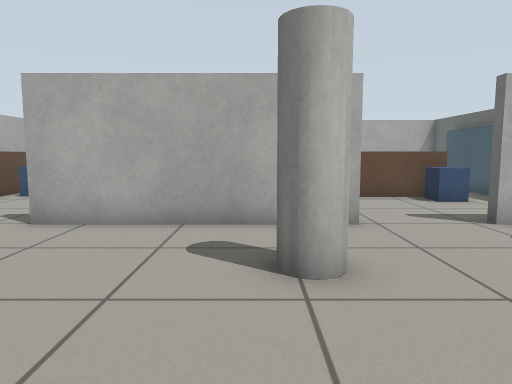
View 1 (above)

21 first-person views from a walk through a robot-simulator world made for Gazebo. The camera is 0.72 m above the floor, tilts 6° down and sees 70° across. The floor is counted in squares, 0.5 m on a side. Each view is taken from the middle of a square. On the plan, view 1 faces up. The plan holds only what a view shows up to about 16 squares ahead; the rest is blank.

View 2
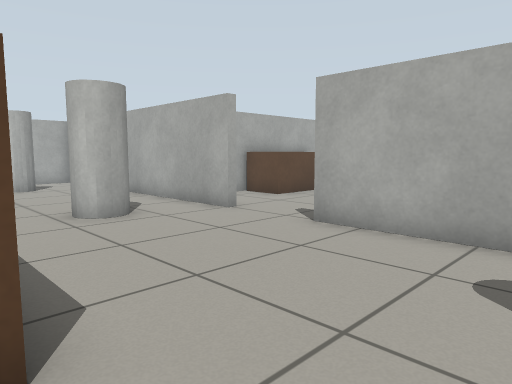

View 3
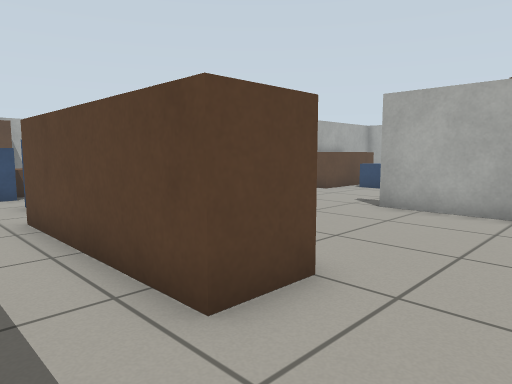

View 4
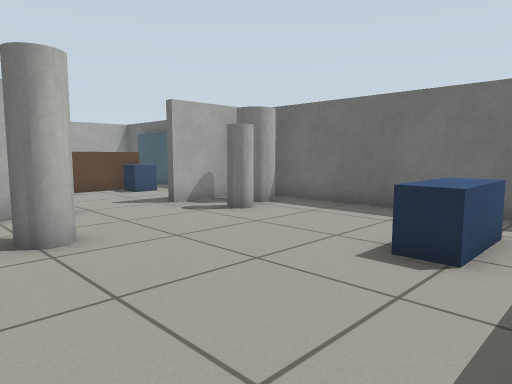

View 5
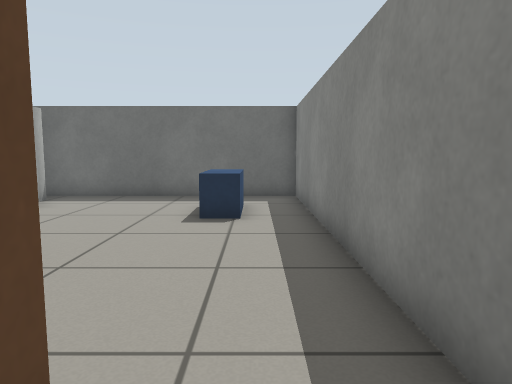

View 6
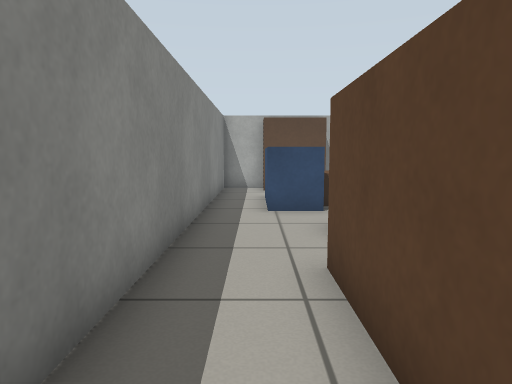

View 7
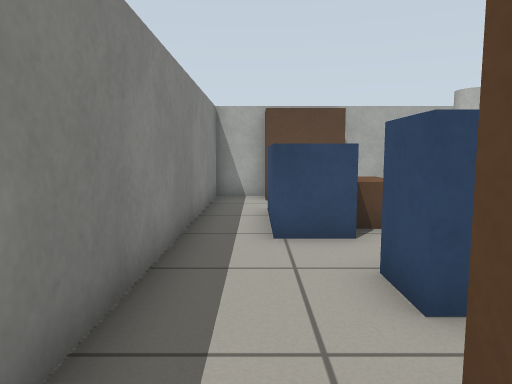

View 8
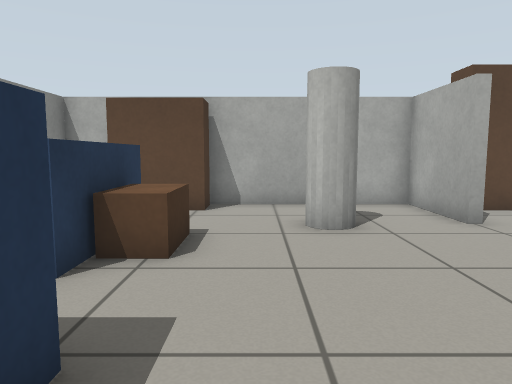

View 9
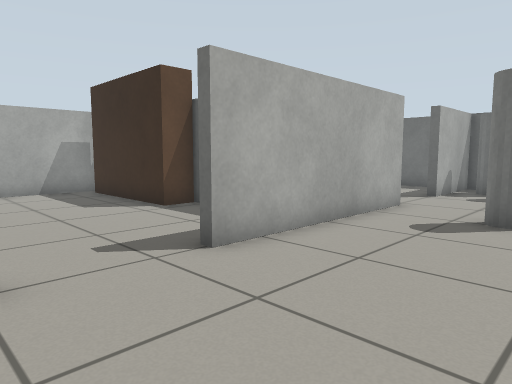

View 10
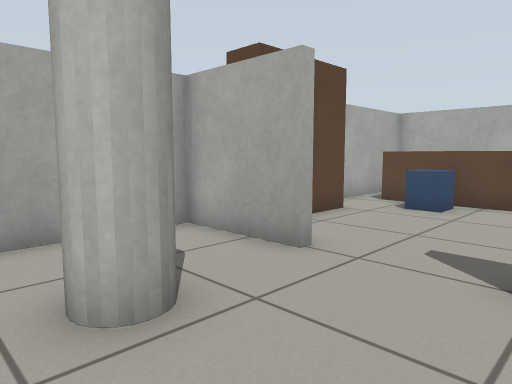

View 11
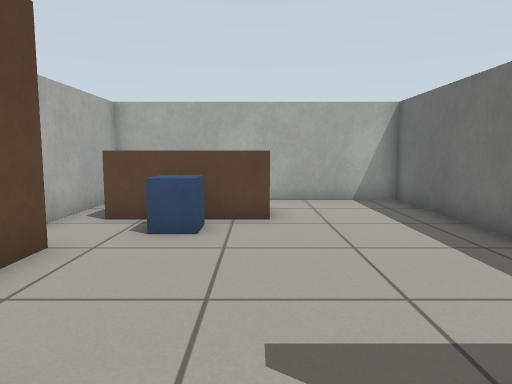

View 12
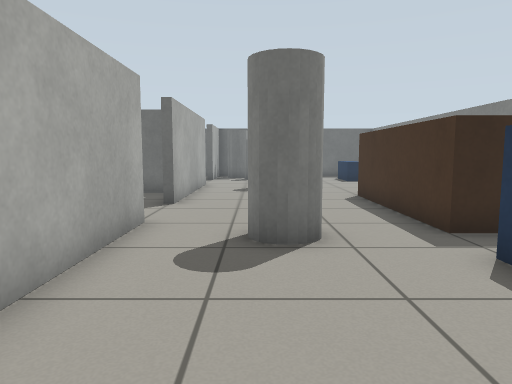

View 13
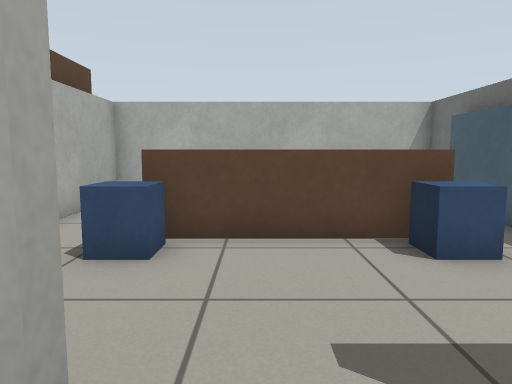

View 14
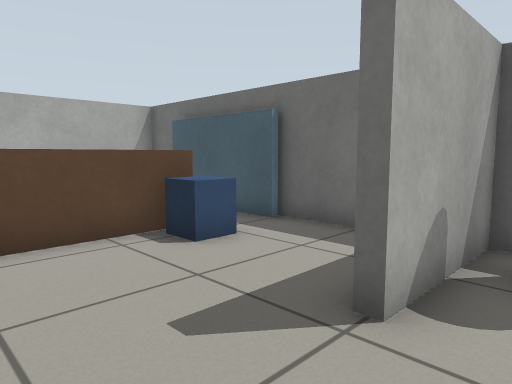

View 15
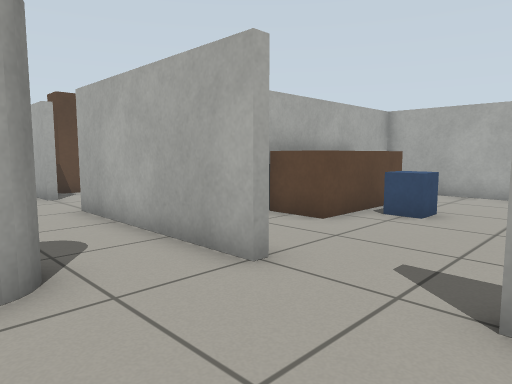

View 16
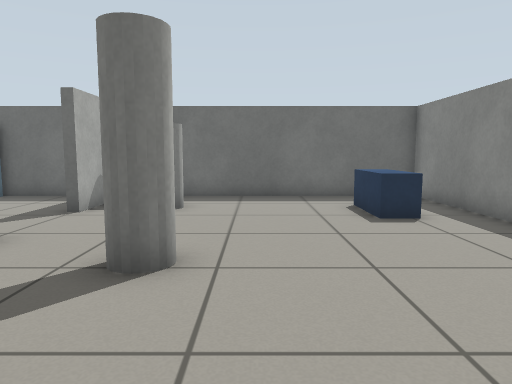

View 17
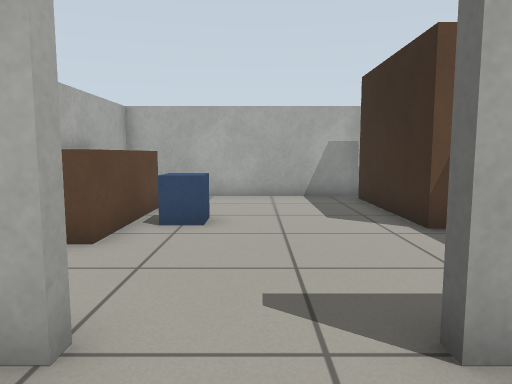

View 18
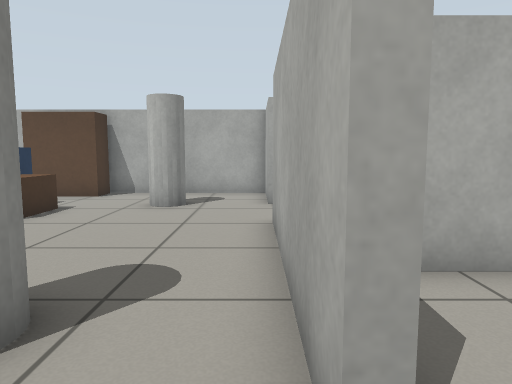

View 19
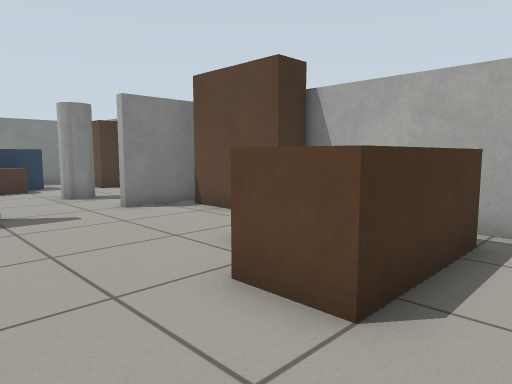

View 20
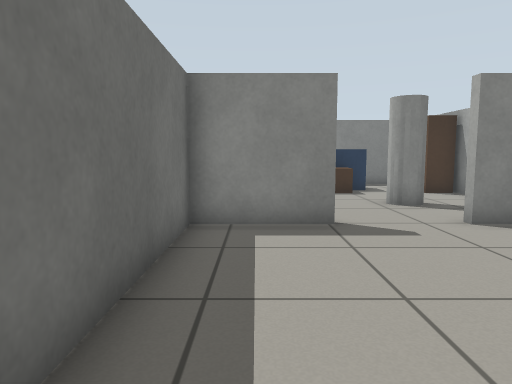

View 21
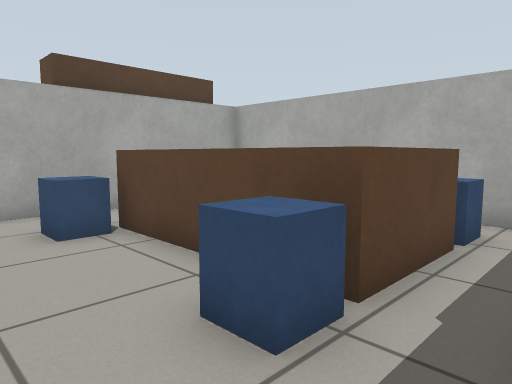

### Floor plan
Key: @ floor where view 1 was taken; # wall or solid block; . floor; B brown box; A board; L blue box; P pillar; C cabinet; G grey cylinder; E bench.
Columns run from 20 left of view 1 to 9 right of it. Each row starts with its distance up from view 1.
 18  ############################
 17 #    ....#  ......#       .. #
 16 #........#  ......#       L. #
 15 #.BBBB...#B ......#       L.A
 14 #.BBBB....BB......#.      B.A
 13 #..LL.....BBLL....#..     B.A
 12 #.........BBLL....#..LBBBBL.A
 11  CC......#BB......#..L....L..#
 10   C......#........# .........#
  9   C......#........#  ........#
  8 ####...######...#######..#####
  7 #............................#
  6 #..........................G.#
  5 #..PP......PP........P....G..#
  4 #...P......PP........P.......#
  3 #............................#
  2 #....BB......................#
  1  CC..BB..LL.######...........#
  0  CC.LLLL....######..@...EEE..#
 -1 #............................#
 -2 #..............  ............#
 -3 ###############   ############

Where each view was taken, in squares from view 1:
view 1: 0 up, 0 right, facing up
view 2: 1 up, 0 right, facing up-left
view 3: 2 down, 0 right, facing up-left
view 4: 2 down, 1 left, facing up-right
view 5: 1 down, 4 left, facing right
view 6: 1 down, 4 left, facing left
view 7: 1 down, 7 left, facing left
view 8: 3 up, 9 left, facing left
view 9: 3 up, 8 left, facing up-right
view 10: 3 up, 13 left, facing up-left
view 11: 6 up, 15 left, facing up
view 12: 5 up, 15 left, facing right
view 13: 6 up, 3 right, facing up
view 14: 6 up, 2 right, facing up-right
view 15: 4 up, 4 left, facing up-left
view 16: 3 up, 4 left, facing right
view 17: 5 up, 6 left, facing up
view 18: 7 up, 6 left, facing left
view 19: 17 up, 12 left, facing down-left
view 20: 15 up, 12 left, facing down
view 21: 9 up, 8 right, facing up-left
